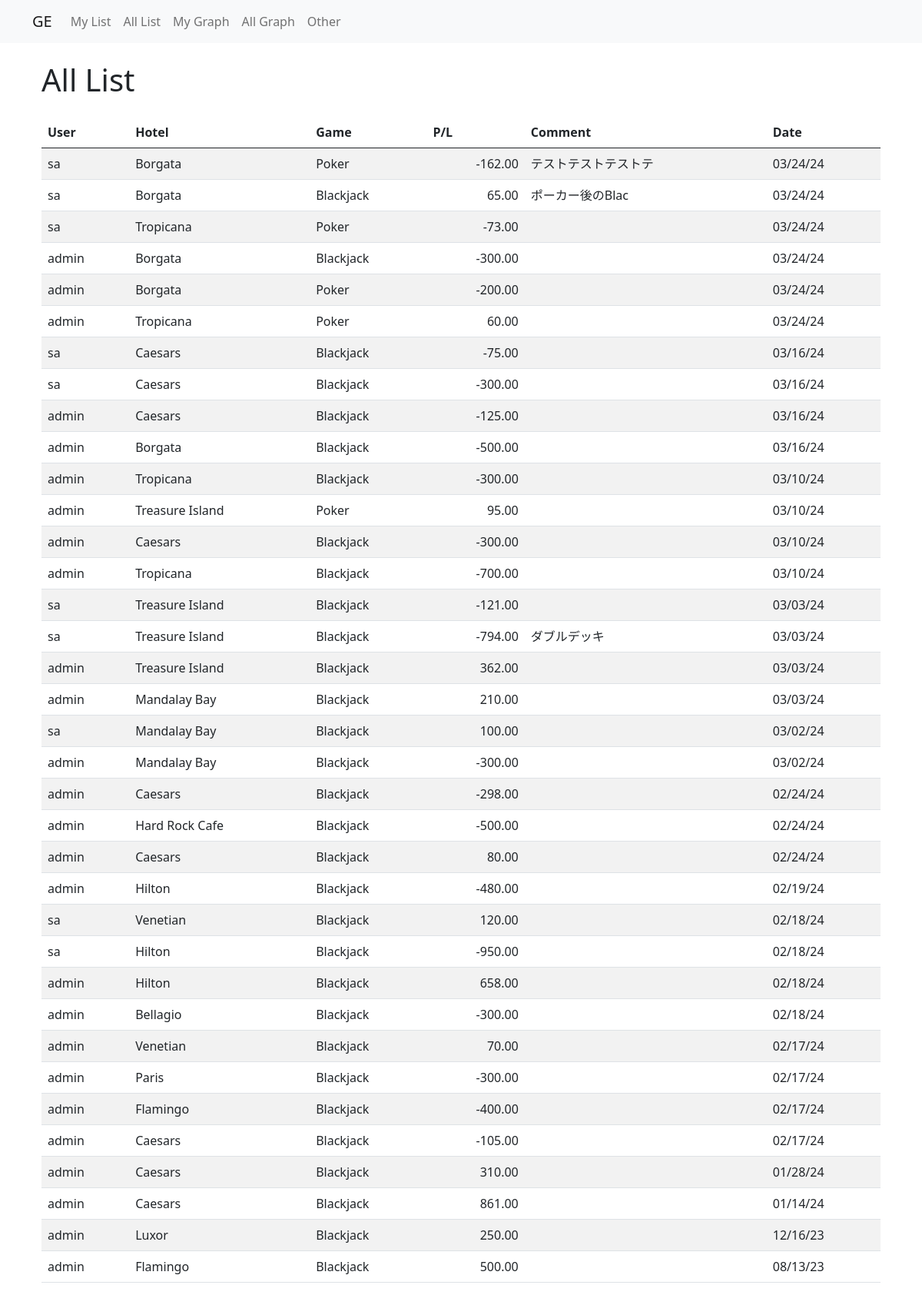
Screenshot of /ge/all_list with the database file from the repository.
### balance/models.py (models this page shows, shortened)
class Balance(models.Model):
    user = models.ForeignKey(User, on_delete=models.CASCADE)
    location = models.ForeignKey(Location, on_delete=models.CASCADE)
    hotel = models.ForeignKey(Hotel, on_delete=models.CASCADE)
    game = models.ForeignKey(Game, on_delete=models.CASCADE)
    investment = models.DecimalField(max_digits=10, decimal_places=2)
    payout = models.DecimalField(max_digits=10, decimal_places=2)
    comment = models.TextField(null=True)
    date = models.DateField()
    created_at = models.DateTimeField(auto_now_add=True)

class Hotel(models.Model):
    name = models.CharField(max_length=100)
    def __str__(self):
        return self.name

class Game(models.Model):
    name = models.CharField(max_length=100)
    def __str__(self):
        return self.name

### balance/views.py (the view)
# urls.py: path('all_list', views.entry_list, name='all_list'),
def entry_list(request):
    entries = Balance.objects.all().order_by('-date')
    for entry in entries:
        entry.profit = entry.payout - entry.investment
    return render(request, 'balance/entry_list.html', {'entries': entries, 'url': 'all'})

### balance/templates/balance/entry_list.html (shortened to what this page needs)
<!DOCTYPE html>
<html lang="en">
<head>
    <link href="https://cdn.jsdelivr.net/npm/bootstrap@5.0.0-beta3/dist/css/bootstrap.min.css" rel="stylesheet">
</head>
<body>
{% include 'navigation.html' %}
<div class="container mt-4">
    <div class="container">
        <h1 class="mb-4">{% if url == 'my' %}My{%else%}All{%endif%} List</h1>
        <div class="table-responsive">
            <table class="table table-striped">
                <thead>
                <tr>
                    <th>User</th>
                    <th>Hotel</th>
                    <th>Game</th>
                    <th>P/L</th>
                    <th>Comment</th>
                    <th>Date</th>
                </tr>
                </thead>
                <tbody>
                {% for entry in entries %}
                <tr>
                    <td>{{ entry.user }}</td>
                    <td>{{ entry.hotel }}</td>
                    <td>{{ entry.game }}</td>
                    <td class="text-end">{{ entry.profit }}</td>
                    <td>{{ entry.comment|slice:":10" }}</td>
                    <td>{{ entry.date|date:'m/d/y' }}</td>
                </tr>
                {% empty %}
                <tr>
                    <td colspan="8">No entries yet.</td>
                </tr>
                {% endfor %}
                </tbody>
            </table>
        </div>
    </div>
</div>
</body>
</html>

### balance/templates/navigation.html (shortened to what this page needs)
<nav class="navbar navbar-expand-lg navbar-light bg-light">
    <div class="container">
        <a class="navbar-brand" href="#">GE</a>
        <div class="collapse navbar-collapse" id="navbarSupportedContent">
            <ul class="navbar-nav me-auto mb-2 mb-lg-0">
                <li class="nav-item">
                    <a class="nav-link" href="{% url 'my_list' %}">My List</a>
                </li>
                <li class="nav-item">
                    <a class="nav-link" href="{% url 'all_list' %}">All List</a>
                </li>
                <li class="nav-item">
                    <a class="nav-link" href="{% url 'my_graph' %}">My Graph</a>
                </li>
                <li class="nav-item">
                    <a class="nav-link" href="{% url 'all_graph' %}">All Graph</a>
                </li>
                <li class="nav-item">
                    <a class="nav-link" href="#">Other</a>
                </li>
            </ul>
        </div>
    </div>
</nav>

### rows the page displays
Balance: user "sa", hotel "Borgata", game "Poker", profit "-162.00", comment "テストテストテストテ", date "03/24/24"
Balance: user "sa", hotel "Borgata", game "Blackjack", profit "65.00", comment "ポーカー後のBlac", date "03/24/24"
Balance: user "sa", hotel "Tropicana", game "Poker", profit "-73.00", date "03/24/24"
Balance: user "admin", hotel "Borgata", game "Blackjack", profit "-300.00", date "03/24/24"
Balance: user "admin", hotel "Borgata", game "Poker", profit "-200.00", date "03/24/24"
Balance: user "admin", hotel "Tropicana", game "Poker", profit "60.00", date "03/24/24"
Balance: user "sa", hotel "Caesars", game "Blackjack", profit "-75.00", date "03/16/24"
Balance: user "sa", hotel "Caesars", game "Blackjack", profit "-300.00", date "03/16/24"
Balance: user "admin", hotel "Caesars", game "Blackjack", profit "-125.00", date "03/16/24"
Balance: user "admin", hotel "Borgata", game "Blackjack", profit "-500.00", date "03/16/24"
Balance: user "admin", hotel "Tropicana", game "Blackjack", profit "-300.00", date "03/10/24"
Balance: user "admin", hotel "Treasure Island", game "Poker", profit "95.00", date "03/10/24"
Balance: user "admin", hotel "Caesars", game "Blackjack", profit "-300.00", date "03/10/24"
Balance: user "admin", hotel "Tropicana", game "Blackjack", profit "-700.00", date "03/10/24"
Balance: user "sa", hotel "Treasure Island", game "Blackjack", profit "-121.00", date "03/03/24"
Balance: user "sa", hotel "Treasure Island", game "Blackjack", profit "-794.00", comment "ダブルデッキ", date "03/03/24"
Balance: user "admin", hotel "Treasure Island", game "Blackjack", profit "362.00", date "03/03/24"
Balance: user "admin", hotel "Mandalay Bay", game "Blackjack", profit "210.00", date "03/03/24"
Balance: user "sa", hotel "Mandalay Bay", game "Blackjack", profit "100.00", date "03/02/24"
Balance: user "admin", hotel "Mandalay Bay", game "Blackjack", profit "-300.00", date "03/02/24"
Balance: user "admin", hotel "Caesars", game "Blackjack", profit "-298.00", date "02/24/24"
Balance: user "admin", hotel "Hard Rock Cafe", game "Blackjack", profit "-500.00", date "02/24/24"
Balance: user "admin", hotel "Caesars", game "Blackjack", profit "80.00", date "02/24/24"
Balance: user "admin", hotel "Hilton", game "Blackjack", profit "-480.00", date "02/19/24"
Balance: user "sa", hotel "Venetian", game "Blackjack", profit "120.00", date "02/18/24"
Balance: user "sa", hotel "Hilton", game "Blackjack", profit "-950.00", date "02/18/24"
Balance: user "admin", hotel "Hilton", game "Blackjack", profit "658.00", date "02/18/24"
Balance: user "admin", hotel "Bellagio", game "Blackjack", profit "-300.00", date "02/18/24"
Balance: user "admin", hotel "Venetian", game "Blackjack", profit "70.00", date "02/17/24"
Balance: user "admin", hotel "Paris", game "Blackjack", profit "-300.00", date "02/17/24"
Balance: user "admin", hotel "Flamingo", game "Blackjack", profit "-400.00", date "02/17/24"
Balance: user "admin", hotel "Caesars", game "Blackjack", profit "-105.00", date "02/17/24"
Balance: user "admin", hotel "Caesars", game "Blackjack", profit "310.00", date "01/28/24"
Balance: user "admin", hotel "Caesars", game "Blackjack", profit "861.00", date "01/14/24"
Balance: user "admin", hotel "Luxor", game "Blackjack", profit "250.00", date "12/16/23"
Balance: user "admin", hotel "Flamingo", game "Blackjack", profit "500.00", date "08/13/23"
